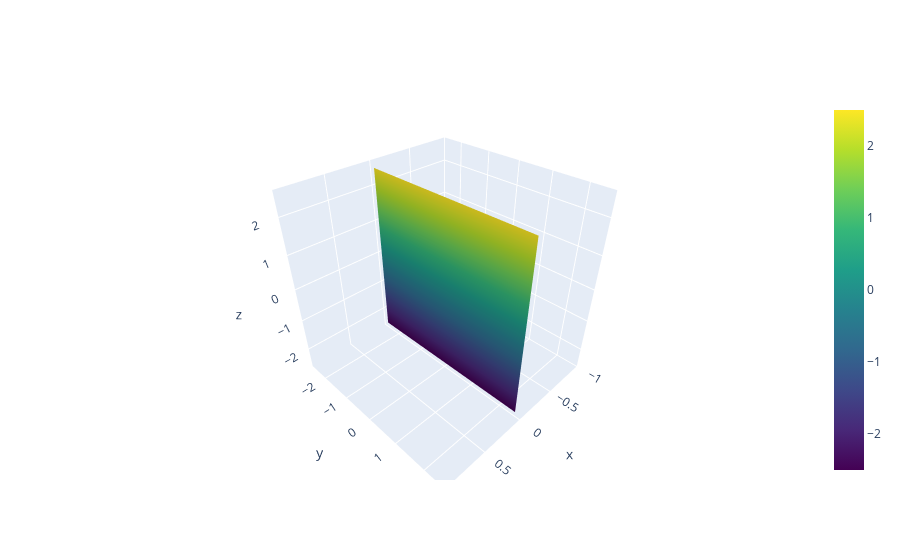

Write notebook code for a chart like this one.
### Markdown cell above
Plot the 3D mesh of the corner reflector

### Code cell
from stl import mesh

import plotly.express as px

import plotly.graph_objs as go
from plotly.offline import iplot
from IPython.display import SVG, display

mesh_data = mesh.Mesh.from_file('../models/plate5x5.stl')

x = np.ravel(mesh_data.vectors[:, :, 0])
y = np.ravel(mesh_data.vectors[:, :, 1])
z = np.ravel(mesh_data.vectors[:, :, 2])

cr = go.Mesh3d(x=x, y=y, z=z, opacity=1,
               i=np.arange(0, np.shape(mesh_data.vectors)[0]*3, 3),
               j=np.arange(1, np.shape(mesh_data.vectors)[0]*3, 3),
               k=np.arange(2, np.shape(mesh_data.vectors)[0]*3, 3),
               intensity=z, colorscale='Viridis'
               )



fig = go.Figure(data=[cr])
iplot(fig)
# display(SVG(fig.to_image(format='svg', scale=1)))

### Figure 1 — Plotly figure (JSON) as saved in the notebook; plotly's stock layout.template omitted (floating-point values rounded to 4 significant figures)
{"data": [{"colorscale": [[0, "#440154"], [0.1111, "#482878"], [0.2222, "#3e4989"], [0.3333, "#31688e"], [0.4444, "#26828e"], [0.5556, "#1f9e89"], [0.6667, "#35b779"], [0.7778, "#6ece58"], [0.8889, "#b5de2b"], [1, "#fde725"]], "i": [0, 3], "intensity": [-2.5, 2.5, 2.5, 2.5, -2.5, -2.5], "j": [1, 4], "k": [2, 5], "opacity": 1, "type": "mesh3d", "x": [0, 0, 0, 0, 0, 0], "y": [2.5, 2.5, -2.5, -2.5, -2.5, 2.5], "z": [-2.5, 2.5, 2.5, 2.5, -2.5, -2.5]}], "layout": {}}
